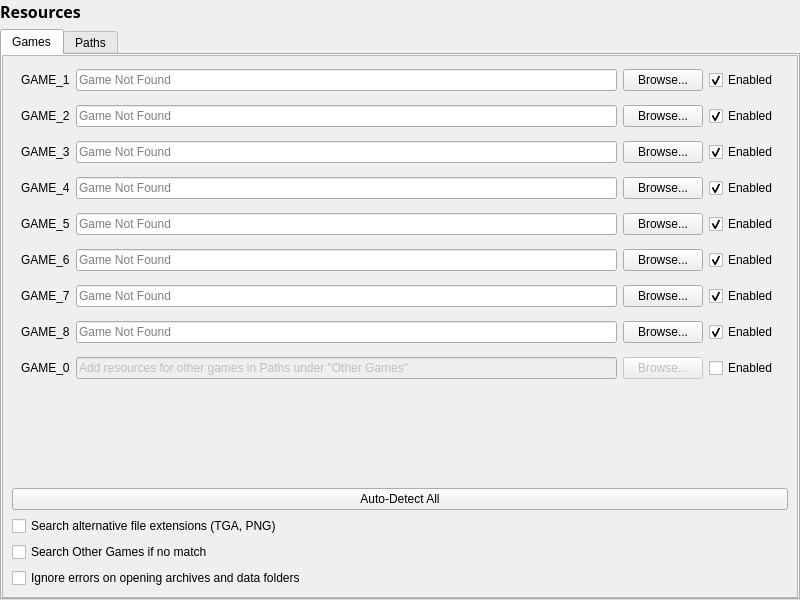
<?xml version="1.0" encoding="UTF-8"?>
<ui version="4.0">
 <class>SettingsResources</class>
 <widget class="QWidget" name="SettingsResources">
  <property name="geometry">
   <rect>
    <x>0</x>
    <y>0</y>
    <width>800</width>
    <height>600</height>
   </rect>
  </property>
  <property name="sizePolicy">
   <sizepolicy hsizetype="MinimumExpanding" vsizetype="MinimumExpanding">
    <horstretch>0</horstretch>
    <verstretch>0</verstretch>
   </sizepolicy>
  </property>
  <property name="windowTitle">
   <string>Form</string>
  </property>
  <layout class="QVBoxLayout" name="verticalLayout_4">
   <property name="leftMargin">
    <number>0</number>
   </property>
   <property name="topMargin">
    <number>0</number>
   </property>
   <property name="rightMargin">
    <number>0</number>
   </property>
   <property name="bottomMargin">
    <number>0</number>
   </property>
   <item>
    <widget class="QLabel" name="name">
     <property name="font">
      <font>
       <family>Segoe UI Semibold</family>
       <pointsize>12</pointsize>
       <bold>true</bold>
      </font>
     </property>
     <property name="text">
      <string>Resources</string>
     </property>
    </widget>
   </item>
   <item>
    <widget class="QTabWidget" name="resources">
     <property name="sizePolicy">
      <sizepolicy hsizetype="Expanding" vsizetype="Expanding">
       <horstretch>0</horstretch>
       <verstretch>0</verstretch>
      </sizepolicy>
     </property>
     <property name="currentIndex">
      <number>0</number>
     </property>
     <widget class="QWidget" name="resourcesGames">
      <attribute name="title">
       <string>Games</string>
      </attribute>
      <layout class="QVBoxLayout" name="verticalLayout">
       <property name="spacing">
        <number>0</number>
       </property>
       <property name="leftMargin">
        <number>0</number>
       </property>
       <property name="topMargin">
        <number>0</number>
       </property>
       <property name="rightMargin">
        <number>0</number>
       </property>
       <property name="bottomMargin">
        <number>0</number>
       </property>
       <item>
        <widget class="QScrollArea" name="scrollArea">
         <property name="widgetResizable">
          <bool>true</bool>
         </property>
         <widget class="QWidget" name="scrollAreaWidgetContents">
          <property name="geometry">
           <rect>
            <x>0</x>
            <y>0</y>
            <width>792</width>
            <height>541</height>
           </rect>
          </property>
          <layout class="QVBoxLayout" name="verticalLayout_7">
           <item>
            <widget class="QFrame" name="frameGame1">
             <property name="sizePolicy">
              <sizepolicy hsizetype="Preferred" vsizetype="Maximum">
               <horstretch>0</horstretch>
               <verstretch>0</verstretch>
              </sizepolicy>
             </property>
             <property name="frameShape">
              <enum>QFrame::NoFrame</enum>
             </property>
             <property name="frameShadow">
              <enum>QFrame::Plain</enum>
             </property>
             <layout class="QHBoxLayout" name="horizontalLayout_3">
              <property name="topMargin">
               <number>4</number>
              </property>
              <property name="bottomMargin">
               <number>4</number>
              </property>
              <item>
               <widget class="QLabel" name="lblGame1">
                <property name="sizePolicy">
                 <sizepolicy hsizetype="Maximum" vsizetype="Preferred">
                  <horstretch>0</horstretch>
                  <verstretch>0</verstretch>
                 </sizepolicy>
                </property>
                <property name="text">
                 <string>GAME_1</string>
                </property>
                <property name="buddy">
                 <cstring>edtGame1</cstring>
                </property>
               </widget>
              </item>
              <item>
               <widget class="QLineEdit" name="edtGame1">
                <property name="sizePolicy">
                 <sizepolicy hsizetype="Expanding" vsizetype="Fixed">
                  <horstretch>0</horstretch>
                  <verstretch>0</verstretch>
                 </sizepolicy>
                </property>
                <property name="readOnly">
                 <bool>true</bool>
                </property>
                <property name="placeholderText">
                 <string>Game Not Found</string>
                </property>
               </widget>
              </item>
              <item>
               <widget class="QPushButton" name="btnBrowse1">
                <property name="sizePolicy">
                 <sizepolicy hsizetype="Maximum" vsizetype="Fixed">
                  <horstretch>0</horstretch>
                  <verstretch>0</verstretch>
                 </sizepolicy>
                </property>
                <property name="text">
                 <string>Browse...</string>
                </property>
               </widget>
              </item>
              <item>
               <widget class="QCheckBox" name="chkGame1">
                <property name="text">
                 <string>Enabled</string>
                </property>
                <property name="checked">
                 <bool>true</bool>
                </property>
               </widget>
              </item>
             </layout>
            </widget>
           </item>
           <item>
            <widget class="QFrame" name="frameGame2">
             <property name="sizePolicy">
              <sizepolicy hsizetype="Preferred" vsizetype="Maximum">
               <horstretch>0</horstretch>
               <verstretch>0</verstretch>
              </sizepolicy>
             </property>
             <property name="frameShape">
              <enum>QFrame::NoFrame</enum>
             </property>
             <property name="frameShadow">
              <enum>QFrame::Plain</enum>
             </property>
             <layout class="QHBoxLayout" name="horizontalLayout_4">
              <property name="topMargin">
               <number>4</number>
              </property>
              <property name="bottomMargin">
               <number>4</number>
              </property>
              <item>
               <widget class="QLabel" name="lblGame2">
                <property name="sizePolicy">
                 <sizepolicy hsizetype="Maximum" vsizetype="Preferred">
                  <horstretch>0</horstretch>
                  <verstretch>0</verstretch>
                 </sizepolicy>
                </property>
                <property name="text">
                 <string>GAME_2</string>
                </property>
                <property name="buddy">
                 <cstring>edtGame2</cstring>
                </property>
               </widget>
              </item>
              <item>
               <widget class="QLineEdit" name="edtGame2">
                <property name="sizePolicy">
                 <sizepolicy hsizetype="Expanding" vsizetype="Fixed">
                  <horstretch>0</horstretch>
                  <verstretch>0</verstretch>
                 </sizepolicy>
                </property>
                <property name="readOnly">
                 <bool>true</bool>
                </property>
                <property name="placeholderText">
                 <string>Game Not Found</string>
                </property>
               </widget>
              </item>
              <item>
               <widget class="QPushButton" name="btnBrowse2">
                <property name="sizePolicy">
                 <sizepolicy hsizetype="Maximum" vsizetype="Fixed">
                  <horstretch>0</horstretch>
                  <verstretch>0</verstretch>
                 </sizepolicy>
                </property>
                <property name="text">
                 <string>Browse...</string>
                </property>
               </widget>
              </item>
              <item>
               <widget class="QCheckBox" name="chkGame2">
                <property name="text">
                 <string>Enabled</string>
                </property>
                <property name="checked">
                 <bool>true</bool>
                </property>
               </widget>
              </item>
             </layout>
            </widget>
           </item>
           <item>
            <widget class="QFrame" name="frameGame3">
             <property name="sizePolicy">
              <sizepolicy hsizetype="Preferred" vsizetype="Maximum">
               <horstretch>0</horstretch>
               <verstretch>0</verstretch>
              </sizepolicy>
             </property>
             <property name="frameShape">
              <enum>QFrame::NoFrame</enum>
             </property>
             <property name="frameShadow">
              <enum>QFrame::Plain</enum>
             </property>
             <layout class="QHBoxLayout" name="horizontalLayout_5">
              <property name="topMargin">
               <number>4</number>
              </property>
              <property name="bottomMargin">
               <number>4</number>
              </property>
              <item>
               <widget class="QLabel" name="lblGame3">
                <property name="sizePolicy">
                 <sizepolicy hsizetype="Maximum" vsizetype="Preferred">
                  <horstretch>0</horstretch>
                  <verstretch>0</verstretch>
                 </sizepolicy>
                </property>
                <property name="text">
                 <string>GAME_3</string>
                </property>
                <property name="buddy">
                 <cstring>edtGame3</cstring>
                </property>
               </widget>
              </item>
              <item>
               <widget class="QLineEdit" name="edtGame3">
                <property name="sizePolicy">
                 <sizepolicy hsizetype="Expanding" vsizetype="Fixed">
                  <horstretch>0</horstretch>
                  <verstretch>0</verstretch>
                 </sizepolicy>
                </property>
                <property name="readOnly">
                 <bool>true</bool>
                </property>
                <property name="placeholderText">
                 <string>Game Not Found</string>
                </property>
               </widget>
              </item>
              <item>
               <widget class="QPushButton" name="btnBrowse3">
                <property name="sizePolicy">
                 <sizepolicy hsizetype="Maximum" vsizetype="Fixed">
                  <horstretch>0</horstretch>
                  <verstretch>0</verstretch>
                 </sizepolicy>
                </property>
                <property name="text">
                 <string>Browse...</string>
                </property>
               </widget>
              </item>
              <item>
               <widget class="QCheckBox" name="chkGame3">
                <property name="text">
                 <string>Enabled</string>
                </property>
                <property name="checked">
                 <bool>true</bool>
                </property>
               </widget>
              </item>
             </layout>
            </widget>
           </item>
           <item>
            <widget class="QFrame" name="frameGame4">
             <property name="sizePolicy">
              <sizepolicy hsizetype="Preferred" vsizetype="Maximum">
               <horstretch>0</horstretch>
               <verstretch>0</verstretch>
              </sizepolicy>
             </property>
             <property name="frameShape">
              <enum>QFrame::NoFrame</enum>
             </property>
             <property name="frameShadow">
              <enum>QFrame::Plain</enum>
             </property>
             <layout class="QHBoxLayout" name="horizontalLayout_6">
              <property name="topMargin">
               <number>4</number>
              </property>
              <property name="bottomMargin">
               <number>4</number>
              </property>
              <item>
               <widget class="QLabel" name="lblGame4">
                <property name="sizePolicy">
                 <sizepolicy hsizetype="Maximum" vsizetype="Preferred">
                  <horstretch>0</horstretch>
                  <verstretch>0</verstretch>
                 </sizepolicy>
                </property>
                <property name="text">
                 <string>GAME_4</string>
                </property>
                <property name="buddy">
                 <cstring>edtGame4</cstring>
                </property>
               </widget>
              </item>
              <item>
               <widget class="QLineEdit" name="edtGame4">
                <property name="sizePolicy">
                 <sizepolicy hsizetype="Expanding" vsizetype="Fixed">
                  <horstretch>0</horstretch>
                  <verstretch>0</verstretch>
                 </sizepolicy>
                </property>
                <property name="readOnly">
                 <bool>true</bool>
                </property>
                <property name="placeholderText">
                 <string>Game Not Found</string>
                </property>
               </widget>
              </item>
              <item>
               <widget class="QPushButton" name="btnBrowse4">
                <property name="sizePolicy">
                 <sizepolicy hsizetype="Maximum" vsizetype="Fixed">
                  <horstretch>0</horstretch>
                  <verstretch>0</verstretch>
                 </sizepolicy>
                </property>
                <property name="text">
                 <string>Browse...</string>
                </property>
               </widget>
              </item>
              <item>
               <widget class="QCheckBox" name="chkGame4">
                <property name="text">
                 <string>Enabled</string>
                </property>
                <property name="checked">
                 <bool>true</bool>
                </property>
               </widget>
              </item>
             </layout>
            </widget>
           </item>
           <item>
            <widget class="QFrame" name="frameGame5">
             <property name="sizePolicy">
              <sizepolicy hsizetype="Preferred" vsizetype="Maximum">
               <horstretch>0</horstretch>
               <verstretch>0</verstretch>
              </sizepolicy>
             </property>
             <property name="frameShape">
              <enum>QFrame::NoFrame</enum>
             </property>
             <property name="frameShadow">
              <enum>QFrame::Plain</enum>
             </property>
             <layout class="QHBoxLayout" name="horizontalLayout_7">
              <property name="topMargin">
               <number>4</number>
              </property>
              <property name="bottomMargin">
               <number>4</number>
              </property>
              <item>
               <widget class="QLabel" name="lblGame5">
                <property name="sizePolicy">
                 <sizepolicy hsizetype="Maximum" vsizetype="Preferred">
                  <horstretch>0</horstretch>
                  <verstretch>0</verstretch>
                 </sizepolicy>
                </property>
                <property name="text">
                 <string>GAME_5</string>
                </property>
                <property name="buddy">
                 <cstring>edtGame5</cstring>
                </property>
               </widget>
              </item>
              <item>
               <widget class="QLineEdit" name="edtGame5">
                <property name="sizePolicy">
                 <sizepolicy hsizetype="Expanding" vsizetype="Fixed">
                  <horstretch>0</horstretch>
                  <verstretch>0</verstretch>
                 </sizepolicy>
                </property>
                <property name="readOnly">
                 <bool>true</bool>
                </property>
                <property name="placeholderText">
                 <string>Game Not Found</string>
                </property>
               </widget>
              </item>
              <item>
               <widget class="QPushButton" name="btnBrowse5">
                <property name="sizePolicy">
                 <sizepolicy hsizetype="Maximum" vsizetype="Fixed">
                  <horstretch>0</horstretch>
                  <verstretch>0</verstretch>
                 </sizepolicy>
                </property>
                <property name="text">
                 <string>Browse...</string>
                </property>
               </widget>
              </item>
              <item>
               <widget class="QCheckBox" name="chkGame5">
                <property name="text">
                 <string>Enabled</string>
                </property>
                <property name="checked">
                 <bool>true</bool>
                </property>
               </widget>
              </item>
             </layout>
            </widget>
           </item>
           <item>
            <widget class="QFrame" name="frameGame6">
             <property name="sizePolicy">
              <sizepolicy hsizetype="Preferred" vsizetype="Maximum">
               <horstretch>0</horstretch>
               <verstretch>0</verstretch>
              </sizepolicy>
             </property>
             <property name="frameShape">
              <enum>QFrame::NoFrame</enum>
             </property>
             <property name="frameShadow">
              <enum>QFrame::Plain</enum>
             </property>
             <layout class="QHBoxLayout" name="horizontalLayout_8">
              <property name="topMargin">
               <number>4</number>
              </property>
              <property name="bottomMargin">
               <number>4</number>
              </property>
              <item>
               <widget class="QLabel" name="lblGame6">
                <property name="sizePolicy">
                 <sizepolicy hsizetype="Maximum" vsizetype="Preferred">
                  <horstretch>0</horstretch>
                  <verstretch>0</verstretch>
                 </sizepolicy>
                </property>
                <property name="text">
                 <string>GAME_6</string>
                </property>
                <property name="buddy">
                 <cstring>edtGame6</cstring>
                </property>
               </widget>
              </item>
              <item>
               <widget class="QLineEdit" name="edtGame6">
                <property name="sizePolicy">
                 <sizepolicy hsizetype="Expanding" vsizetype="Fixed">
                  <horstretch>0</horstretch>
                  <verstretch>0</verstretch>
                 </sizepolicy>
                </property>
                <property name="readOnly">
                 <bool>true</bool>
                </property>
                <property name="placeholderText">
                 <string>Game Not Found</string>
                </property>
               </widget>
              </item>
              <item>
               <widget class="QPushButton" name="btnBrowse6">
                <property name="sizePolicy">
                 <sizepolicy hsizetype="Maximum" vsizetype="Fixed">
                  <horstretch>0</horstretch>
                  <verstretch>0</verstretch>
                 </sizepolicy>
                </property>
                <property name="text">
                 <string>Browse...</string>
                </property>
               </widget>
              </item>
              <item>
               <widget class="QCheckBox" name="chkGame6">
                <property name="text">
                 <string>Enabled</string>
                </property>
                <property name="checked">
                 <bool>true</bool>
                </property>
               </widget>
              </item>
             </layout>
            </widget>
           </item>
           <item>
            <widget class="QFrame" name="frameGame7">
             <property name="sizePolicy">
              <sizepolicy hsizetype="Preferred" vsizetype="Maximum">
               <horstretch>0</horstretch>
               <verstretch>0</verstretch>
              </sizepolicy>
             </property>
             <property name="frameShape">
              <enum>QFrame::NoFrame</enum>
             </property>
             <property name="frameShadow">
              <enum>QFrame::Plain</enum>
             </property>
             <layout class="QHBoxLayout" name="horizontalLayout_9">
              <property name="topMargin">
               <number>4</number>
              </property>
              <property name="bottomMargin">
               <number>4</number>
              </property>
              <item>
               <widget class="QLabel" name="lblGame7">
                <property name="sizePolicy">
                 <sizepolicy hsizetype="Maximum" vsizetype="Preferred">
                  <horstretch>0</horstretch>
                  <verstretch>0</verstretch>
                 </sizepolicy>
                </property>
                <property name="text">
                 <string>GAME_7</string>
                </property>
                <property name="buddy">
                 <cstring>edtGame7</cstring>
                </property>
               </widget>
              </item>
              <item>
               <widget class="QLineEdit" name="edtGame7">
                <property name="sizePolicy">
                 <sizepolicy hsizetype="Expanding" vsizetype="Fixed">
                  <horstretch>0</horstretch>
                  <verstretch>0</verstretch>
                 </sizepolicy>
                </property>
                <property name="readOnly">
                 <bool>true</bool>
                </property>
                <property name="placeholderText">
                 <string>Game Not Found</string>
                </property>
               </widget>
              </item>
              <item>
               <widget class="QPushButton" name="btnBrowse7">
                <property name="sizePolicy">
                 <sizepolicy hsizetype="Maximum" vsizetype="Fixed">
                  <horstretch>0</horstretch>
                  <verstretch>0</verstretch>
                 </sizepolicy>
                </property>
                <property name="text">
                 <string>Browse...</string>
                </property>
               </widget>
              </item>
              <item>
               <widget class="QCheckBox" name="chkGame7">
                <property name="text">
                 <string>Enabled</string>
                </property>
                <property name="checked">
                 <bool>true</bool>
                </property>
               </widget>
              </item>
             </layout>
            </widget>
           </item>
           <item>
            <widget class="QFrame" name="frameGame8">
             <property name="sizePolicy">
              <sizepolicy hsizetype="Preferred" vsizetype="Maximum">
               <horstretch>0</horstretch>
               <verstretch>0</verstretch>
              </sizepolicy>
             </property>
             <property name="frameShape">
              <enum>QFrame::NoFrame</enum>
             </property>
             <property name="frameShadow">
              <enum>QFrame::Plain</enum>
             </property>
             <layout class="QHBoxLayout" name="horizontalLayout_10">
              <property name="topMargin">
               <number>4</number>
              </property>
              <property name="bottomMargin">
               <number>4</number>
              </property>
              <item>
               <widget class="QLabel" name="lblGame8">
                <property name="sizePolicy">
                 <sizepolicy hsizetype="Maximum" vsizetype="Preferred">
                  <horstretch>0</horstretch>
                  <verstretch>0</verstretch>
                 </sizepolicy>
                </property>
                <property name="text">
                 <string>GAME_8</string>
                </property>
                <property name="buddy">
                 <cstring>edtGame8</cstring>
                </property>
               </widget>
              </item>
              <item>
               <widget class="QLineEdit" name="edtGame8">
                <property name="sizePolicy">
                 <sizepolicy hsizetype="Expanding" vsizetype="Fixed">
                  <horstretch>0</horstretch>
                  <verstretch>0</verstretch>
                 </sizepolicy>
                </property>
                <property name="readOnly">
                 <bool>true</bool>
                </property>
                <property name="placeholderText">
                 <string>Game Not Found</string>
                </property>
               </widget>
              </item>
              <item>
               <widget class="QPushButton" name="btnBrowse8">
                <property name="sizePolicy">
                 <sizepolicy hsizetype="Maximum" vsizetype="Fixed">
                  <horstretch>0</horstretch>
                  <verstretch>0</verstretch>
                 </sizepolicy>
                </property>
                <property name="text">
                 <string>Browse...</string>
                </property>
               </widget>
              </item>
              <item>
               <widget class="QCheckBox" name="chkGame8">
                <property name="text">
                 <string>Enabled</string>
                </property>
                <property name="checked">
                 <bool>true</bool>
                </property>
               </widget>
              </item>
             </layout>
            </widget>
           </item>
           <item>
            <widget class="QFrame" name="frameGame0">
             <property name="sizePolicy">
              <sizepolicy hsizetype="Preferred" vsizetype="Maximum">
               <horstretch>0</horstretch>
               <verstretch>0</verstretch>
              </sizepolicy>
             </property>
             <property name="frameShape">
              <enum>QFrame::NoFrame</enum>
             </property>
             <property name="frameShadow">
              <enum>QFrame::Plain</enum>
             </property>
             <layout class="QHBoxLayout" name="horizontalLayout_11">
              <property name="topMargin">
               <number>4</number>
              </property>
              <property name="bottomMargin">
               <number>4</number>
              </property>
              <item>
               <widget class="QLabel" name="lblGame0">
                <property name="sizePolicy">
                 <sizepolicy hsizetype="Maximum" vsizetype="Preferred">
                  <horstretch>0</horstretch>
                  <verstretch>0</verstretch>
                 </sizepolicy>
                </property>
                <property name="text">
                 <string>GAME_0</string>
                </property>
                <property name="buddy">
                 <cstring>edtGame0</cstring>
                </property>
               </widget>
              </item>
              <item>
               <widget class="QLineEdit" name="edtGame0">
                <property name="enabled">
                 <bool>false</bool>
                </property>
                <property name="sizePolicy">
                 <sizepolicy hsizetype="Expanding" vsizetype="Fixed">
                  <horstretch>0</horstretch>
                  <verstretch>0</verstretch>
                 </sizepolicy>
                </property>
                <property name="text">
                 <string>Add resources for other games in Paths under &quot;Other Games&quot;</string>
                </property>
                <property name="placeholderText">
                 <string/>
                </property>
               </widget>
              </item>
              <item>
               <widget class="QPushButton" name="btnBrowse0">
                <property name="enabled">
                 <bool>false</bool>
                </property>
                <property name="sizePolicy">
                 <sizepolicy hsizetype="Maximum" vsizetype="Fixed">
                  <horstretch>0</horstretch>
                  <verstretch>0</verstretch>
                 </sizepolicy>
                </property>
                <property name="text">
                 <string>Browse...</string>
                </property>
               </widget>
              </item>
              <item>
               <widget class="QCheckBox" name="chkGame0">
                <property name="text">
                 <string>Enabled</string>
                </property>
               </widget>
              </item>
             </layout>
            </widget>
           </item>
           <item>
            <spacer name="verticalSpacer_3">
             <property name="orientation">
              <enum>Qt::Vertical</enum>
             </property>
             <property name="sizeHint" stdset="0">
              <size>
               <width>0</width>
               <height>0</height>
              </size>
             </property>
            </spacer>
           </item>
           <item>
            <widget class="QPushButton" name="btnAutoDetectGames">
             <property name="sizePolicy">
              <sizepolicy hsizetype="Preferred" vsizetype="Fixed">
               <horstretch>0</horstretch>
               <verstretch>0</verstretch>
              </sizepolicy>
             </property>
             <property name="text">
              <string>Auto-Detect All</string>
             </property>
            </widget>
           </item>
           <item>
            <widget class="QCheckBox" name="chkAlternateExt">
             <property name="text">
              <string>Search alternative file extensions (TGA, PNG)</string>
             </property>
            </widget>
           </item>
           <item>
            <widget class="QCheckBox" name="chkOtherGamesFallback">
             <property name="text">
              <string>Search Other Games if no match</string>
             </property>
            </widget>
           </item>
           <item>
            <widget class="QCheckBox" name="chkIgnoreArchiveErrors">
             <property name="text">
              <string>Ignore errors on opening archives and data folders</string>
             </property>
            </widget>
           </item>
          </layout>
         </widget>
        </widget>
       </item>
      </layout>
     </widget>
     <widget class="QWidget" name="resourcesPaths">
      <attribute name="title">
       <string>Paths</string>
      </attribute>
      <layout class="QVBoxLayout" name="verticalLayout_2">
       <item>
        <widget class="QFrame" name="frame">
         <layout class="QHBoxLayout" name="horizontalLayout">
          <property name="leftMargin">
           <number>0</number>
          </property>
          <property name="rightMargin">
           <number>0</number>
          </property>
          <property name="bottomMargin">
           <number>0</number>
          </property>
          <item>
           <widget class="QListWidget" name="foldersGameList">
            <property name="maximumSize">
             <size>
              <width>160</width>
              <height>16777215</height>
             </size>
            </property>
            <item>
             <property name="text">
              <string>GAME_1</string>
             </property>
            </item>
            <item>
             <property name="text">
              <string>GAME_2</string>
             </property>
            </item>
            <item>
             <property name="text">
              <string>GAME_3</string>
             </property>
            </item>
            <item>
             <property name="text">
              <string>GAME_4</string>
             </property>
            </item>
            <item>
             <property name="text">
              <string>GAME_5</string>
             </property>
            </item>
            <item>
             <property name="text">
              <string>GAME_6</string>
             </property>
            </item>
            <item>
             <property name="text">
              <string>GAME_7</string>
             </property>
            </item>
            <item>
             <property name="text">
              <string>GAME_8</string>
             </property>
            </item>
            <item>
             <property name="text">
              <string>GAME_0</string>
             </property>
            </item>
           </widget>
          </item>
          <item>
           <widget class="QListView" name="foldersList"/>
          </item>
          <item alignment="Qt::AlignTop">
           <widget class="QFrame" name="frame_2">
            <property name="styleSheet">
             <string notr="true">QPushButton { padding: 5px 10px; }</string>
            </property>
            <layout class="QVBoxLayout" name="verticalLayout_3">
             <property name="leftMargin">
              <number>0</number>
             </property>
             <property name="topMargin">
              <number>0</number>
             </property>
             <property name="rightMargin">
              <number>0</number>
             </property>
             <property name="bottomMargin">
              <number>0</number>
             </property>
             <item>
              <widget class="QPushButton" name="btnFolderAdd">
               <property name="text">
                <string>Add Folder</string>
               </property>
              </widget>
             </item>
             <item>
              <widget class="QPushButton" name="btnArchiveAdd">
               <property name="text">
                <string>Add Archives or Files</string>
               </property>
              </widget>
             </item>
             <item>
              <widget class="QPushButton" name="btnFolderRemove">
               <property name="text">
                <string>Remo&amp;ve Path</string>
               </property>
              </widget>
             </item>
             <item>
              <widget class="QPushButton" name="btnFolderUp">
               <property name="text">
                <string>Mov&amp;e Up</string>
               </property>
              </widget>
             </item>
             <item>
              <widget class="QPushButton" name="btnFolderDown">
               <property name="text">
                <string>Move &amp;Down</string>
               </property>
              </widget>
             </item>
             <item>
              <spacer name="verticalSpacer">
               <property name="orientation">
                <enum>Qt::Vertical</enum>
               </property>
               <property name="sizeHint" stdset="0">
                <size>
                 <width>20</width>
                 <height>20</height>
                </size>
               </property>
              </spacer>
             </item>
             <item>
              <widget class="QPushButton" name="btnFolderAutoDetect">
               <property name="text">
                <string>Auto Detect Game Paths</string>
               </property>
              </widget>
             </item>
            </layout>
           </widget>
          </item>
         </layout>
        </widget>
       </item>
      </layout>
     </widget>
    </widget>
   </item>
  </layout>
 </widget>
 <resources/>
 <connections/>
</ui>
